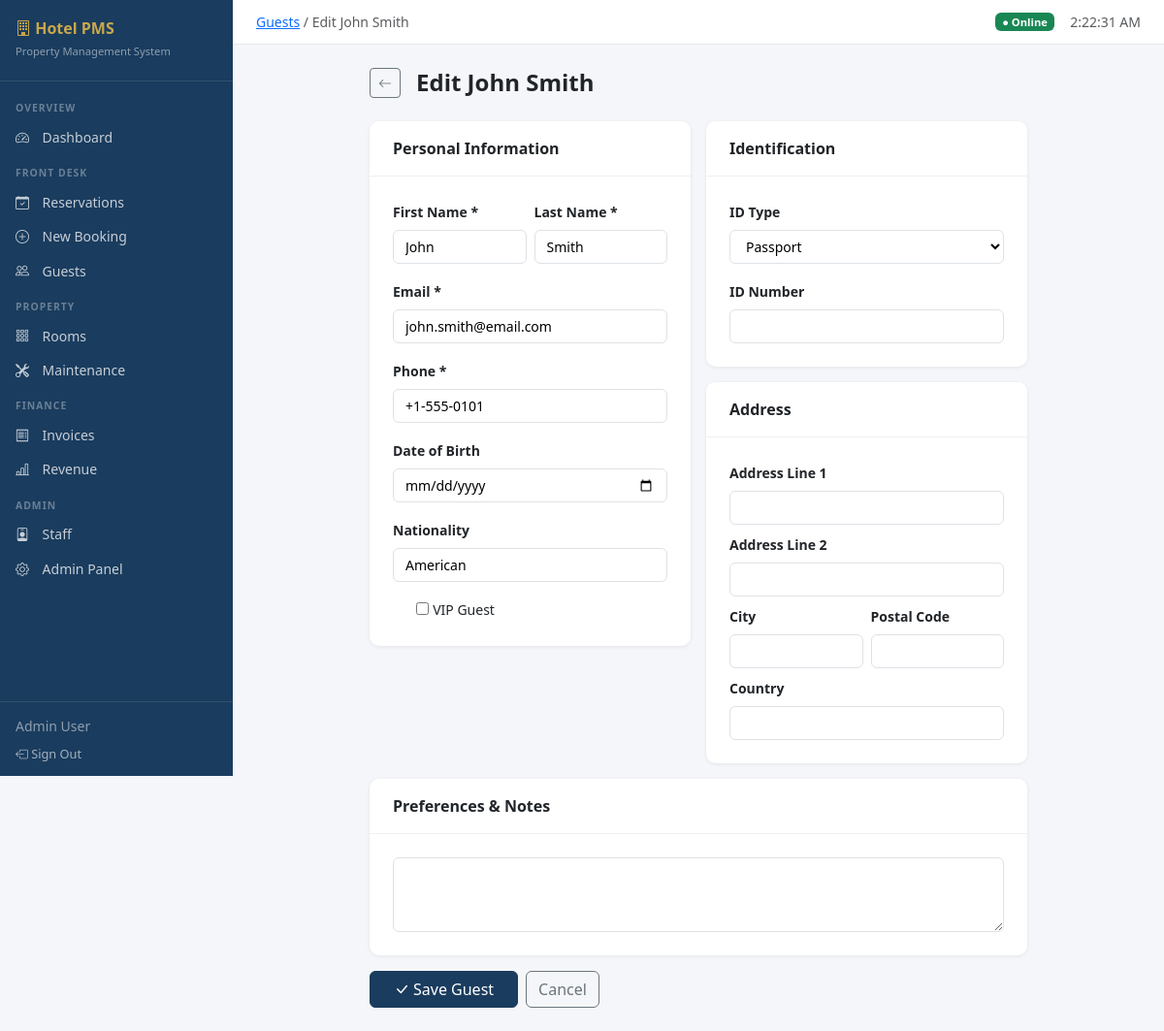
The page /guests/1/edit/ (signed in) on the database its author committed.
### guests/models.py (models this page shows, shortened)
class Guest(models.Model):
    ID_TYPE_CHOICES = [
        ('passport', 'Passport'),
        ('national_id', 'National ID'),
        ('driving_license', "Driver's License"),
        ('other', 'Other'),
    ]
    first_name = models.CharField(max_length=100)
    last_name = models.CharField(max_length=100)
    email = models.EmailField(unique=True)
    phone = models.CharField(max_length=20)
    date_of_birth = models.DateField(null=True, blank=True)
    nationality = models.CharField(max_length=100, blank=True)
    id_type = models.CharField(max_length=20, choices=ID_TYPE_CHOICES, default='passport')
    id_number = models.CharField(max_length=50, blank=True)
    address_line1 = models.CharField(max_length=200, blank=True)
    address_line2 = models.CharField(max_length=200, blank=True)
    city = models.CharField(max_length=100, blank=True)
    country = models.CharField(max_length=100, blank=True)
    postal_code = models.CharField(max_length=20, blank=True)
    preferences = models.TextField(blank=True, help_text="Special requests or preferences")
    vip_status = models.BooleanField(default=False)
    blacklisted = models.BooleanField(default=False)
    blacklist_reason = models.TextField(blank=True)
    created_at = models.DateTimeField(auto_now_add=True)
    updated_at = models.DateTimeField(auto_now=True)
    class Meta:
        ordering = ['last_name', 'first_name']
    @property
    def full_name(self):
        return f"{self.first_name} {self.last_name}"

### guests/views.py (the view)
# urls.py: path('<int:pk>/edit/', views.guest_edit, name='guest_edit'),
@login_required
def guest_edit(request, pk):
    guest = get_object_or_404(Guest, pk=pk)
    if request.method == 'POST':
        form = GuestForm(request.POST, instance=guest)
        if form.is_valid():
            form.save()
            messages.success(request, f'Guest {guest.full_name} updated.')
            return redirect('guest_detail', pk=guest.pk)
    else:
        form = GuestForm(instance=guest)
    return render(request, 'guests/guest_form.html', {'form': form, 'title': f'Edit {guest.full_name}', 'guest': guest})

### guests/forms.py
class GuestForm(forms.ModelForm):
    class Meta:
        model = Guest
        fields = [
            'first_name', 'last_name', 'email', 'phone', 'date_of_birth',
            'nationality', 'id_type', 'id_number',
            'address_line1', 'address_line2', 'city', 'country', 'postal_code',
            'preferences', 'vip_status',
        ]
        widgets = {
            'date_of_birth': forms.DateInput(attrs={'type': 'date'}),
            'preferences': forms.Textarea(attrs={'rows': 3}),
        }

### templates/guests/guest_form.html (shortened to what this page needs)
{% extends "base.html" %}
{% block breadcrumb %}<a href="{% url 'guest_list' %}">Guests</a> / {{ title }}{% endblock %}
{% block content %}
<div class="row justify-content-center">
<div class="col-lg-9">
    <div class="d-flex align-items-center gap-3 mb-4">
        <button onclick="history.back()" class="btn btn-sm btn-outline-secondary"><i class="bi bi-arrow-left"></i></button>
        <h4 class="fw-bold mb-0">{{ title }}</h4>
    </div>
    <form method="post">
        <div class="row g-3">
            <div class="col-md-6">
                <div class="card">
                    <div class="card-header py-3 px-4">Personal Information</div>
                    <div class="card-body p-4">
                        <div class="row g-2">
                            <div class="col-6">
                                <label class="form-label small fw-semibold">First Name *</label>
                                {{ form.first_name }}
                            </div>
                            <div class="col-6">
                                <label class="form-label small fw-semibold">Last Name *</label>
                                {{ form.last_name }}
                            </div>
                        </div>
                        <div class="mt-3">
                            <label class="form-label small fw-semibold">Email *</label>
                            {{ form.email }}
                        </div>
                        <div class="mt-3">
                            <label class="form-label small fw-semibold">Phone *</label>
                            {{ form.phone }}
                        </div>
                        <div class="mt-3">
                            <label class="form-label small fw-semibold">Date of Birth</label>
                            {{ form.date_of_birth }}
                        </div>
                        <div class="mt-3">
                            <label class="form-label small fw-semibold">Nationality</label>
                            {{ form.nationality }}
                        </div>
                        <div class="mt-3 form-check">
                            {{ form.vip_status }}
                            <label class="form-check-label small">VIP Guest</label>
                        </div>
                    </div>
                </div>
            </div>
            <div class="col-md-6">
                <div class="card mb-3">
                    <div class="card-header py-3 px-4">Identification</div>
                    <div class="card-body p-4">
                        <div class="mb-3">
                            <label class="form-label small fw-semibold">ID Type</label>
                            {{ form.id_type }}
                        </div>
                        <div>
                            <label class="form-label small fw-semibold">ID Number</label>
                            {{ form.id_number }}
                        </div>
                    </div>
                </div>
                <div class="card">
                    <div class="card-header py-3 px-4">Address</div>
                    <div class="card-body p-4">
                        <div class="mb-2">
                            <label class="form-label small fw-semibold">Address Line 1</label>
                            {{ form.address_line1 }}
                        </div>
                        <div class="mb-2">
                            <label class="form-label small fw-semibold">Address Line 2</label>
                            {{ form.address_line2 }}
                        </div>
                        <div class="row g-2">
                            <div class="col-6">
                                <label class="form-label small fw-semibold">City</label>
                                {{ form.city }}
                            </div>
                            <div class="col-6">
                                <label class="form-label small fw-semibold">Postal Code</label>
                                {{ form.postal_code }}
                            </div>
                        </div>
                        <div class="mt-2">
                            <label class="form-label small fw-semibold">Country</label>
                            {{ form.country }}
                        </div>
                    </div>
                </div>
            </div>
            <div class="col-12">
                <div class="card">
                    <div class="card-header py-3 px-4">Preferences & Notes</div>
                    <div class="card-body p-4">
                        {{ form.preferences }}
                    </div>
                </div>
            </div>
        </div>
        <div class="d-flex gap-2 mt-3">
            <button type="submit" class="btn btn-primary px-4"><i class="bi bi-check-lg me-1"></i>Save Guest</button>
            <button type="button" onclick="history.back()" class="btn btn-outline-secondary">Cancel</button>
        </div>
    </form>
</div>
</div>
{% endblock %}

### templates/base.html (shortened to what this page needs)
<!DOCTYPE html>
<html lang="en">
<head>
    <link href="https://cdn.jsdelivr.net/npm/bootstrap@5.3.0/dist/css/bootstrap.min.css" rel="stylesheet">
    <link href="https://cdn.jsdelivr.net/npm/bootstrap-icons@1.11.0/font/bootstrap-icons.css" rel="stylesheet">
</head>
<body>
{% if user.is_authenticated %}
<div class="sidebar">
    <div class="sidebar-brand">
        <h5><i class="bi bi-building"></i> Hotel PMS</h5>
        <small>Property Management System</small>
    </div>
    <nav class="sidebar-nav">
        <div class="nav-section-label">Overview</div>
        <a href="{% url 'dashboard' %}" class="nav-link {% if request.resolver_match.url_name == 'dashboard' %}active{% endif %}"><i class="bi bi-speedometer2"></i> Dashboard</a>
        <div class="nav-section-label">Front Desk</div>
        <a href="{% url 'reservation_list' %}" class="nav-link"><i class="bi bi-calendar-check"></i> Reservations</a>
        <a href="{% url 'reservation_create' %}" class="nav-link"><i class="bi bi-plus-circle"></i> New Booking</a>
        <a href="{% url 'guest_list' %}" class="nav-link"><i class="bi bi-people"></i> Guests</a>
        <div class="nav-section-label">Property</div>
        <a href="{% url 'room_list' %}" class="nav-link"><i class="bi bi-grid-3x3-gap"></i> Rooms</a>
        <a href="{% url 'maintenance_list' %}" class="nav-link"><i class="bi bi-tools"></i> Maintenance</a>
        <div class="nav-section-label">Finance</div>
        <a href="{% url 'invoice_list' %}" class="nav-link"><i class="bi bi-receipt"></i> Invoices</a>
        <a href="{% url 'revenue_report' %}" class="nav-link"><i class="bi bi-bar-chart-line"></i> Revenue</a>
        <div class="nav-section-label">Admin</div>
        <a href="{% url 'staff_list' %}" class="nav-link"><i class="bi bi-person-badge"></i> Staff</a>
        <a href="/admin/" class="nav-link"><i class="bi bi-gear"></i> Admin Panel</a>
    </nav>
    <div class="sidebar-footer">
        <div class="mb-1"><small class="text-white-50">{{ user.get_full_name|default:user.username }}</small></div>
        <a href="{% url 'staff_logout' %}"><i class="bi bi-box-arrow-left"></i> Sign Out</a>
    </div>
</div>
{% endif %}
<div class="{% if user.is_authenticated %}main-content{% endif %}">
    {% if user.is_authenticated %}
    <div class="topbar">
        <small class="text-muted">{% block breadcrumb %}{% endblock %}</small>
        <div class="d-flex align-items-center gap-3">
            <span class="badge bg-success" style="font-size:0.7rem;">● Online</span>
            <small class="text-muted" id="clock"></small>
        </div>
    </div>
    {% endif %}
    <div class="{% if user.is_authenticated %}page-content{% endif %}">
        {% block content %}{% endblock %}
    </div>
</div>
</body>
</html>

### templates/base.html (style rules this page uses)
:root { --sidebar-width: 240px; --primary: #1a3c5e; --accent: #c9a84c; }
body { background: #f4f6f9; font-family: 'Segoe UI', sans-serif; }
.sidebar { width: var(--sidebar-width); min-height: 100vh; background: var(--primary); position: fixed; top: 0; left: 0; z-index: 100; display: flex; flex-direction: column; }
.sidebar-brand { padding: 1.25rem 1rem; border-bottom: 1px solid rgba(255,255,255,0.1); }
.sidebar-brand h5 { color: var(--accent); font-weight: 700; margin: 0; font-size: 1rem; }
.sidebar-brand small { color: rgba(255,255,255,0.5); font-size: 0.7rem; }
.sidebar-nav { flex: 1; padding: 0.5rem 0; }
.nav-section-label { color: rgba(255,255,255,0.35); font-size: 0.65rem; font-weight: 600; letter-spacing: 1px; text-transform: uppercase; padding: 0.75rem 1rem 0.25rem; }
.sidebar .nav-link { color: rgba(255,255,255,0.75); padding: 0.45rem 1rem; display: flex; align-items: center; gap: 0.6rem; font-size: 0.875rem; transition: all 0.15s; }
.sidebar .nav-link i { width: 18px; }
.main-content { margin-left: var(--sidebar-width); min-height: 100vh; }
.topbar { background: #fff; border-bottom: 1px solid #e5e9f0; padding: 0.75rem 1.5rem; display: flex; align-items: center; justify-content: space-between; }
.page-content { padding: 1.5rem; }
.card { border: none; box-shadow: 0 1px 4px rgba(0,0,0,0.07); border-radius: 10px; }
.card-header { background: #fff; border-bottom: 1px solid #f0f0f0; font-weight: 600; border-radius: 10px 10px 0 0 !important; }
.btn-primary { background: var(--primary); border-color: var(--primary); }
.sidebar-footer { padding: 0.75rem 1rem; border-top: 1px solid rgba(255,255,255,0.1); }
.sidebar-footer a { color: rgba(255,255,255,0.6); font-size: 0.8rem; text-decoration: none; }

### templates/guests/guest_form.html (style rules this page uses)
form input[type=text], form input[type=email], form input[type=date], form input[type=tel], form select, form textarea { display:block; width:100%; padding:.375rem .75rem; font-size:.875rem; border:1px solid #dee2e6; border-radius:6px; background:#fff; }

### rows shown on the page
Guest: first_name "John", last_name "Smith", email "john.smith@email.com", phone "+1-555-0101", nationality "American", id_type "Passport"

### other values the page prints
{{ user.get_full_name|default:user.username }} "Admin User"
{{ title }} "Edit John Smith"
